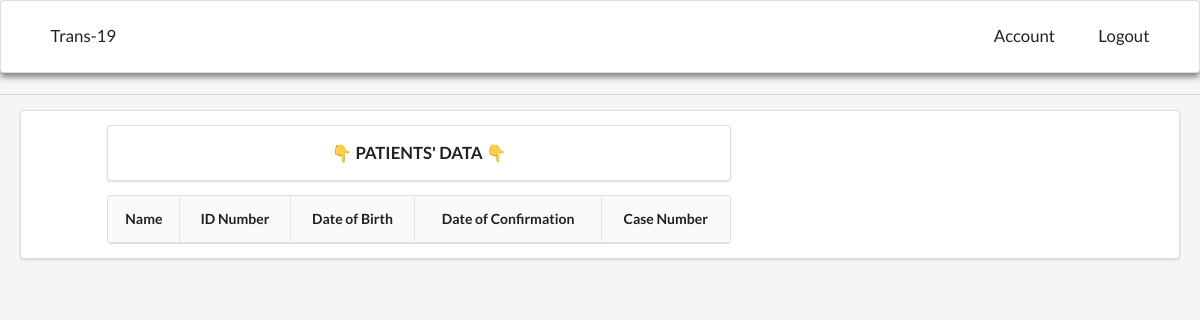
The app's page /, older data.
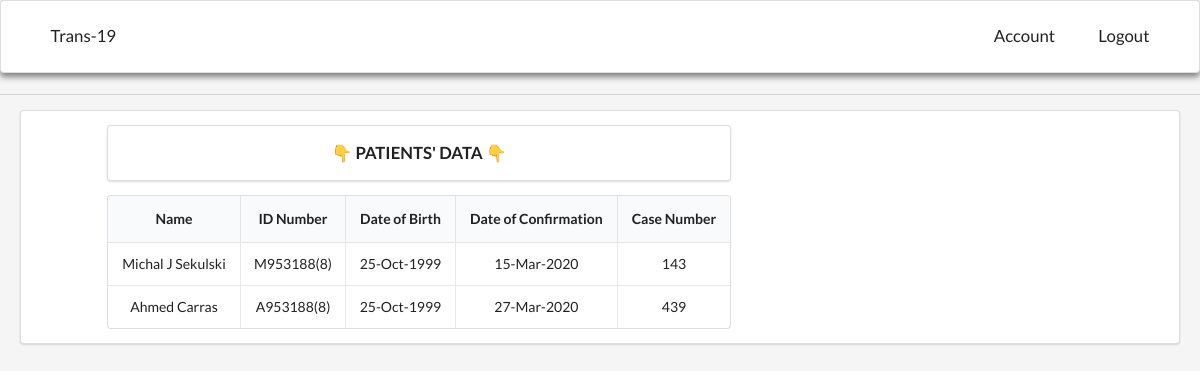
The same page, newer data.
### trans_19/models.py (models this page shows, shortened)
class Patient(models.Model):
    name = models.CharField(max_length=30)
    idNum = models.CharField(max_length=10)
    dateBirth = models.DateField()
    dateConfi = models.DateField()
    caseNum = models.IntegerField()

### trans_19/views.py (the view)
# urls.py: 2. Add a URL to urlpatterns:  path('', views.home, name='home')
def home(request):
    context = {
        'patients': Patient.objects.all()
    }
    return render(request, 'patients/home.html', context)

### trans_19/templates/patients/home.html (shortened to what this page needs)
{% extends "patients/index.html" %}
{% block content %}
<div class="ui divider"></div>
<div class="ui segment" style="margin:0 20px;">
  <div class="ui grid">
    <div class="one wide column"></div>
    <div class="nine wide column">
      <div class="ui segment" style="text-align: center; font-weight: 700; font-size: 1.2em;">👇 PATIENTS' DATA 👇
      </div>
      <table class="ui celled table" style="text-align: center;">
        <thead>
          <tr>
            <th>Name</th>
            <th>ID Number</th>
            <th>Date of Birth</th>
            <th>Date of Confirmation</th>
            <th>Case Number</th>
          </tr>
        </thead>
        <tbody>
          {% for patient in patients %}
          <tr class='{patient.caseNum}' style="cursor:pointer;"
            onMouseOver="this.style.backgroundColor='rgb(240,240,240)'"
            onMouseOut="this.style.backgroundColor='rgb(255,255,255)'" onclick="alert('Zois')">
            <td data-label="Name">{{patient.name}}</td>
            <td data-label="ID">{{patient.idNum}}</td>
            <td data-label="Birth">{{patient.dateBirth|date:"d-M-Y"}}</td>
            <td data-label="Confirm">{{patient.dateConfi|date:"d-M-Y"}}</td>
            <td data-label="CaseNum">{{patient.caseNum}}</td>
          </tr>
          {% endfor %}
        </tbody>
      </table>
    </div>
  </div>
</div>
{% endblock content %}

Row changes from the older to the newer data that the page shows:
added Patient: name "Michal J Sekulski", idNum "M953188(8)", dateBirth "25-Oct-1999", dateConfi "15-Mar-2020", caseNum "143"
added Patient: name "Ahmed Carras", idNum "A953188(8)", dateBirth "25-Oct-1999", dateConfi "27-Mar-2020", caseNum "439"
